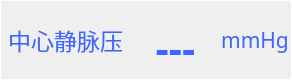
  <widget class="QFrame" name="frame_ibp2">
   <property name="geometry">
    <rect>
     <x>730</x>
     <y>492</y>
     <width>292</width>
     <height>80</height>
    </rect>
   </property>
   <property name="font">
    <font>
     <family>文泉驿微米黑</family>
    </font>
   </property>
   <property name="styleSheet">
    <string notr="true">color:rgb(60, 102, 255);
border-color: rgb(255, 255, 255);
border-width:1px;
border-style:solid;</string>
   </property>
   <property name="frameShape">
    <enum>QFrame::StyledPanel</enum>
   </property>
   <property name="frameShadow">
    <enum>QFrame::Plain</enum>
   </property>
   <widget class="QLabel" name="TextLabel_ZhongXinJingMaiYa_mmHg">
    <property name="geometry">
     <rect>
      <x>220</x>
      <y>10</y>
      <width>70</width>
      <height>59</height>
     </rect>
    </property>
    <property name="font">
     <font>
      <family>文泉驿微米黑</family>
      <pointsize>16</pointsize>
     </font>
    </property>
    <property name="styleSheet">
     <string notr="true">border-style:none;</string>
    </property>
    <property name="text">
     <string>mmHg</string>
    </property>
    <property name="alignment">
     <set>Qt::AlignCenter</set>
    </property>
   </widget>
   <widget class="QLabel" name="TextLabel_IBP2_Name">
    <property name="geometry">
     <rect>
      <x>5</x>
      <y>10</y>
      <width>121</width>
      <height>59</height>
     </rect>
    </property>
    <property name="font">
     <font>
      <family>文泉驿微米黑</family>
      <pointsize>17</pointsize>
     </font>
    </property>
    <property name="styleSheet">
     <string notr="true">border-style:none;</string>
    </property>
    <property name="text">
     <string>中心静脉压</string>
    </property>
    <property name="alignment">
     <set>Qt::AlignCenter</set>
    </property>
   </widget>
   <widget class="QLabel" name="TextLabel_ZhongXinJingMaiYa_value_unkown">
    <property name="geometry">
     <rect>
      <x>130</x>
      <y>20</y>
      <width>91</width>
      <height>51</height>
     </rect>
    </property>
    <property name="font">
     <font>
      <family>文泉驿微米黑</family>
      <pointsize>31</pointsize>
      <weight>75</weight>
      <bold>true</bold>
     </font>
    </property>
    <property name="layoutDirection">
     <enum>Qt::RightToLeft</enum>
    </property>
    <property name="styleSheet">
     <string notr="true">border-style:none;</string>
    </property>
    <property name="midLineWidth">
     <number>1</number>
    </property>
    <property name="text">
     <string>---</string>
    </property>
    <property name="textFormat">
     <enum>Qt::RichText</enum>
    </property>
    <property name="alignment">
     <set>Qt::AlignCenter</set>
    </property>
   </widget>
  </widget>
